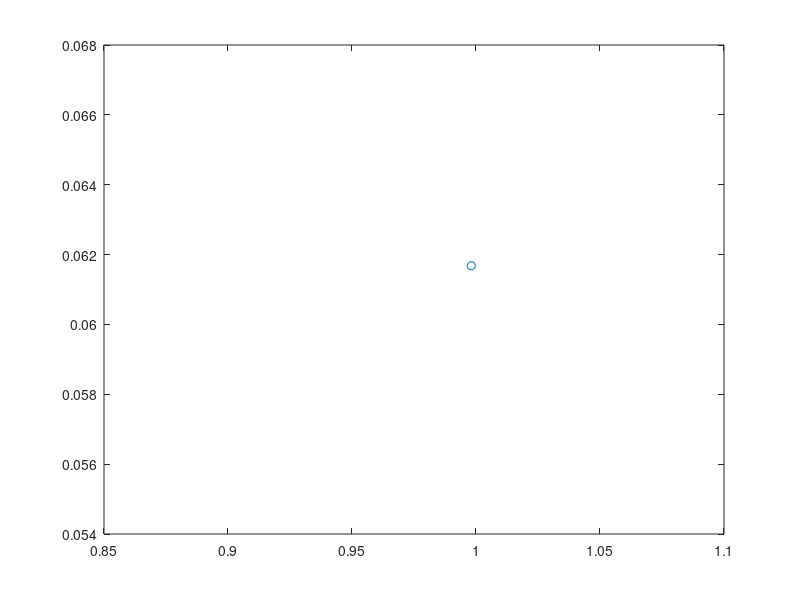

The MATLAB source for this figure:
%% TRY TO RETRIEVE THE "IMAGE" TRANSFORM BY INVERSE FOURIER TRANSFORM

%% 1D SIGNAL
% f(x) = g(phi(x))
% f(x) = 1/nX * int_Y{G(Y) exp(i.Y.phi(x)) dY}
% F(X) = int_x{ 1/nX * int_Y{G(Y) exp(i[Y.phi(x)-X.x]) dY} dx} = int_Y{G(Y) P(X,Y) dY}
% with P(X,Y) = 1/nX * int_x{exp(i[Y.phi(x)-X.x]) dx}
% P(X,Y) = 1/nX * int_x{Z(x).^Y .* exp(-i.X.x) dx} = 1/nX * int_x{V(Y,x) .* exp(-i.X.x) dx}
% with Z(x) = exp(1i*phi(x)) 
% and V(Y,x) = Z(x).^Y is an Vandermonde matrix

nX = 100 ;
x = 0:nX-1 ;
d = 2*pi/(nX) ;
X = x ; 

g = exp(-(9*(x-nX/2)/nX).^2) ;
u = ...1*nX*((14/100)*(2*(x/nX-.5)).^2 + 15/1000) ...
    1/100*nX*sin(2*pi*(x/nX-.5)*21) ...
    ;
phi = x + u ;
f = interp1([x-nX x x+nX],[g g g],phi,'cubic') ;

F = fft(f) ;
G = fft(g) ;
F = fftshift(F) ; G = fftshift(G) ; X = [X(X>=nX/2)-nX , X(X<nX/2)] ; % fftshift

V = exp(1i*d.*phi).^X(:) ;
fb = 1/nX * G*V ;
err_f = norm(fb-f)/norm(f)

E = exp(-1i*d*X.*x(:)) ;
P = 1/nX*V*E ;
Fa = (G*P) ;
err_F = norm(Fa-F)/norm(F)

clf ; plot(x,phi-x) ;
clf ; plot(x,f) ; plot(x,g) ; plot(x,real(fb),':') ;
%clf ; plot3(X,real(F),imag(F)) ; plot3(X,real(G),imag(G)) ; plot3(X,real(Fa),imag(Fa),':') ;
%clf ; imagesc(real(P))
%%
Ga = 1/(nX*1+0) * (fft(g)) ; y = x ;
Ga = fftshift(Ga) ; y = X ;
z = zeros(nX-1,nX) ;
for mm=1:nX
    h = exp(1i*d*(mm-1)).^y ;
    p = Ga.*h ;
    p(y==0) = p(y==0)-f(mm) ;
    z(:,mm) = roots(flip(p)) ;
end

mm = 19 ; nX/2 ; clf ; axis equal ; plot3(real(z(:,mm)),imag(z(:,mm)),ones(nX-1,1).*x(mm)/nX,'.')
%clf ; axis equal ;
zt = exp(1i*d*phi) ;
plot(real(zt),imag(zt),'+')
plot(real(zt(mm)),imag(zt(mm)),'o')
plot(real(exp(1i*d*u(mm))),imag(exp(1i*d*u(mm))),'o')

